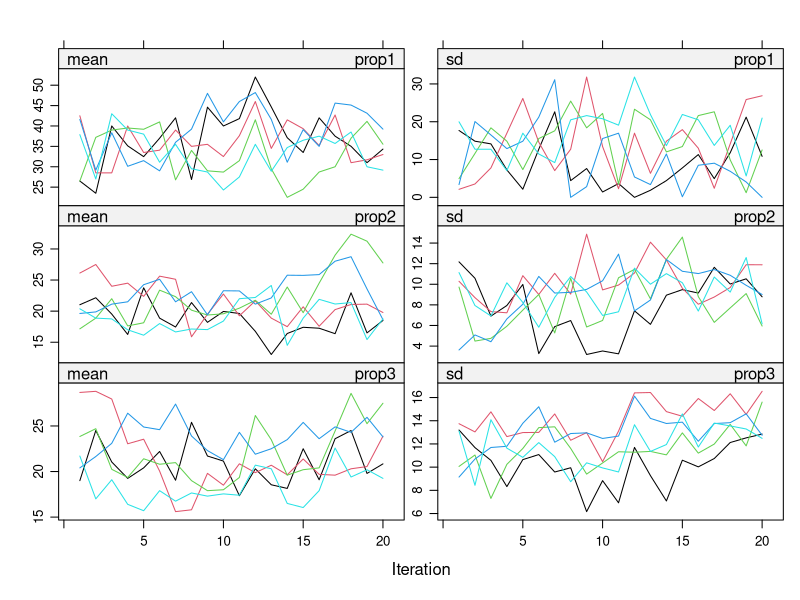

R code for this plot: (Note: this script raises an error after producing the figure.)
# Project:   code
# Objective: Explore fdd procedure as in FIMD book
# Author:    Edoardo Costantini
# Created:   2021-12-09
# Modified:  2021-12-09

  library(mice)
  library(lattice)
  library(dplyr)
  library(ggplot2)

# Impute as in FIMD
  meth <- make.method(fdd)
  meth["yc1"] <- "~I(yca1 + ycb1 + ycc1)"
  meth["yc2"] <- "~I(yca2 + ycb2 + ycc2)"
  meth["yc3"] <- "~I(yca3 + ycb3 + ycc3)"
  meth["yp1"] <- "~I(ypa1 + ypb1 + ypc1)"
  meth["yp2"] <- "~I(ypa2 + ypb2 + ypc2)"
  meth["yp3"] <- "~I(ypa3 + ypb3 + ypc3)"
  out_fimd <- mice(fdd, pred = fdd.pred, meth = meth, maxit = 20,
                   seed = 54435,
                   print = TRUE)

# Evaluate imputations
  plot(out_fimd, c("prop1", "prop2", "prop3"))

# Reshape data according to book
  lowi <- mice::complete(out_fimd, "long", inc=TRUE)
  lowi <- data.frame(lowi, cbcl2 = NA, cbin2 = NA, cbex2 = NA)
  lolo <- reshape(lowi, idvar = 'id',
                  varying = 11:ncol(lowi),
                  direction = "long",
                  new.row.names = 1:(nrow(lowi)*3),
                  sep="")
  lolo <- lolo[order(lolo$.imp, lolo$id, lolo$time),]
  row.names(lolo) <- 1:nrow(lolo)

# Plot individual trends
  iv <- is.na(lolo[lolo$.imp==0,]$yp)
  ivn <- ifelse(iv,1,0)
  col12  <- c("grey80","grey80",
              mdc(2),mdc(1),
              mdc(2),"transparent",
              mdc(2),"transparent",
              mdc(2),"transparent",
              mdc(2),"transparent")

  ic <- unique(lolo$id[iv])
  ss <- lolo$id %in% ic

  grp <- 2*as.integer(lolo$.imp) - ivn
  loloss <- data.frame(lolo, grp=grp)
  trellis.par.set(strip.background=list(col="grey95"))
  trellis.par.set(list(layout.heights = list(strip = 1)))
  tp1 <- xyplot(yp~time|factor(id), data=loloss, type="l",
                layout = c(4,4),
        groups=factor(.imp), col="grey80", subset=ss,
         ylab="UCLA-RI Parent Score", pch=19, cex=1,
         xlab="Time", xlim=c("T1","T2","T3"),
               as.table=TRUE)
  print(tp1)

  tp2 <- xyplot(yp~time|factor(id), data=loloss, type="p",
                layout = c(4,4),
         groups=grp, col=col12, subset=ss,
         ylab="UCLA-RI Parent Score",
         pch=19,
         cex=0.8,
         xlab="Time", xlim=c("T1","T2","T3"),
         as.table=TRUE)
  print(tp2, newpage = FALSE)

# Parent
  means <- aggregate(lolo$yp, list(lolo$.imp != 0, lolo$trt, lolo$time),
                     mean, na.rm=TRUE)
  names(means) <- c(".imp","trt","time","yp")
  levels(means$trt) <- c("EMDR","CBT")
  tp <- xyplot(yp~time|trt, data=means, type="o", pch=19,
        groups=factor(.imp), col=c(mdc(4), mdc(6)),
         ylab="UCLA-RI Parent Score", lwd=2,
         xlab="Time", xlim=c("T1","T2","T3"))
  print(tp)

ggplot(data = means, aes(x = time, y = yp, color = .imp)) +
  geom_line() +
  geom_point() +
  facet_grid(rows = NULL, cols = vars(trt))



# Child
  means <- aggregate(lolo$yc,
                     list(lolo$.imp != 0, lolo$trt, lolo$time),
                     mean,
                     na.rm=TRUE)
  names(means) <- c(".imp", "trt", "time", "yc")
  levels(means$trt) <- c("EMDR", "CBT")

  tp <- xyplot(yc ~ time | trt, data = means, type = "o", pch = 19,
               groups = factor(.imp), col = c("red", "blue"),
               lwd = 2,
               ylab = "UCLA-RI Child Score",
               xlab = "Time", xlim = c("T1", "T2", "T3"))
  print(tp)

# Replicate tables in report
fdd_imp <- mice::complete(out_fimd, action = "long")
head(fdd_imp)

fdd %>%
  group_by(trt) %>%
  summarise_at(vars("prop1", "prop2", "prop3",
                    "crop1", "crop2", "crop3"), mean, na.rm = TRUE)

fdd_imp %>%
  group_by(trt) %>%
  summarise_at(vars("prop1", "prop2", "prop3",
                    "crop1", "crop2", "crop3"), mean)

fdd_imp %>%
  group_by(trt) %>%
  summarise_at(vars("prop1", "prop2", "prop3",
                    "crop1", "crop2", "crop3"), sd)